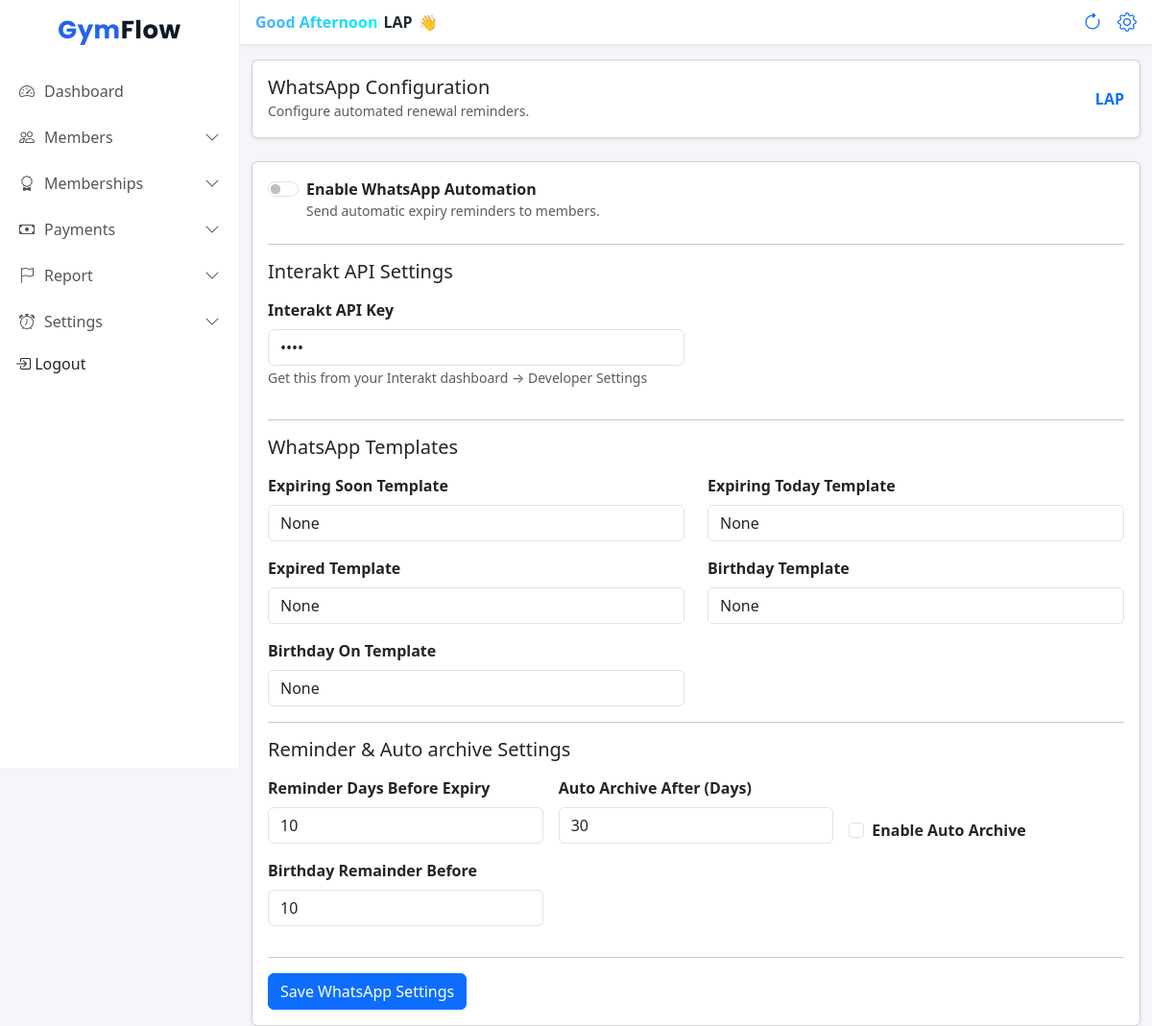
Page /whatsapp_conf/ (signed in) on the committed database.
### accounts/models.py (models this page shows, shortened)
class User(AbstractUser):
    ROLE_CHOICES = (
        ('ADMIN', 'Owner'),
        ('TRAINER', 'Trainer'),
    )
    gym = models.ForeignKey(Gym, on_delete=models.CASCADE, null=True, blank=True)
    role = models.CharField(max_length=10, choices=ROLE_CHOICES, default='TRAINER')
    phone = models.CharField(max_length=15, blank=True, null=True)
    branch = models.ForeignKey(Branch, on_delete=models.SET_NULL, null=True, blank=True)

### frontend/models.py (models this page shows, shortened)
class Gym(models.Model):
    PLEAN_CHOICES =(
        ("single" , "Single Branch"),
        ("multi" , "Multi Branch")
    )
    Subscripation_CHOICES = (
        ("basic" , "Basic"),
        ("pro" , "Pro")
    )
    subscription_type = models.CharField(
        max_length=20,
        choices=Subscripation_CHOICES,
        default="basic"
    )
    plan_type = models.CharField(choices=PLEAN_CHOICES,default="single" , null=True , blank=True , max_length=10)
    name = models.CharField(max_length=100)
    phone = models.CharField(max_length=15)
    address = models.TextField(blank=True)
    created_at = models.DateTimeField(auto_now_add=True)
    admission_start_number = models.IntegerField(default=1)
    interakt_enabled = models.BooleanField(default=False)
    interakt_api_key = models.CharField(max_length=255, blank=True, null=True)
    wa_template_expiring_soon = models.CharField(max_length=100, blank=True, null=True)
    wa_template_expires_today = models.CharField(max_length=100, blank=True, null=True)
    wa_template_expired = models.CharField(max_length=100, blank=True, null=True)
    wa_template_birthday = models.CharField(max_length=100, blank=True, null=True)
    birthday_reminder_days_before = models.PositiveIntegerField(default=10)
    wa_template_birthday_today = models.CharField(max_length=100, blank=True, null=True)
    Auto_archive_In = models.PositiveIntegerField(default=30)
    Auto_archive_enable=models.BooleanField(default=False)
    expiry_reminder_days_before = models.PositiveIntegerField(default=3)

### frontend/views.py (the view, shortened to what this page needs)
# urls.py: path("whatsapp_conf/",whatsapp_conf,name="whatsapp_conf"),
@login_required
@owner_or_trainer
def whatsapp_conf(request):
    gym = request.user.gym
    context = {
        "gym": gym
    }
    return render(request, "Whatsapp_conf.html", context)

### frontend/templates/Whatsapp_conf.html (shortened to what this page needs)
{% extends 'base.html' %}
{% block content %}
<div class="container-fluid">
    <div class="card shadow-sm mb-4 mt-3">
        <div class="card-body d-flex justify-content-between align-items-center">
            <div>
                <h5 class="mb-0">WhatsApp Configuration</h5>
                <small class="text-muted">Configure automated renewal reminders.</small>
            </div>
            <span class="fw-semibold text-primary">
                {{ request.user.gym.name }}
            </span>
        </div>
    </div>
    {% if request.user.gym.subscription_type == "pro" %}
    <div class="card shadow-sm">
        <div class="card-body">
            <form method="POST">
                <div class="form-check form-switch mb-4">
                    <input class="form-check-input"
                           type="checkbox"
                           name="interakt_enabled"
                           id="interakt_enabled"
                           {% if gym.interakt_enabled %}checked{% endif %}>
                    <label class="form-check-label fw-semibold" for="interakt_enabled">
                        Enable WhatsApp Automation
                    </label>
                    <div class="text-muted small">
                        Send automatic expiry reminders to members.
                    </div>
                </div>
                <hr>
                <h5 class="mb-3">Interakt API Settings</h5>
                <div class="row">
                    <div class="col-md-6 mb-3">
                        <label class="form-label fw-semibold">
                            Interakt API Key
                        </label>
                        <input type="password"
                               name="interakt_api_key"
                               class="form-control"
                               placeholder="Enter your Interakt API key"
                               value="{{ gym.interakt_api_key }}">
                        <small class="text-muted">
                            Get this from your Interakt dashboard → Developer Settings
                        </small>
                    </div>
                </div>
                <hr>
                <h5 class="mb-3">WhatsApp Templates</h5>
                <div class="row">
                    <div class="col-md-6 mb-3">
                        <label class="form-label fw-semibold">
                            Expiring Soon Template
                        </label>
                        <input type="text"
                               name="wa_template_expiring_soon"
                               class="form-control"
                               placeholder="membership_expiring_soon"
                               value="{{ gym.wa_template_expiring_soon }}">
                    </div>
                    <div class="col-md-6 mb-3">
                        <label class="form-label fw-semibold">
                            Expiring Today Template
                        </label>
                        <input type="text"
                               name="wa_template_expires_today"
                               class="form-control"
                               placeholder="membership_expires_today"
                               value="{{ gym.wa_template_expires_today }}">
                    </div>
                    <div class="col-md-6 mb-3">
                        <label class="form-label fw-semibold">
                            Expired Template
                        </label>
                        <input type="text"
                               name="wa_template_expired"
                               class="form-control"
                               placeholder="membership_expired"
                               value="{{ gym.wa_template_expired }}">
                    </div>
                    <div class="col-md-6 mb-3">
                        <label class="form-label fw-semibold">
                            Birthday Template
                        </label>
                        <input type="text"
                               name="wa_template_birthday"
                               class="form-control"
                               placeholder="membership_expired"
                               value="{{ gym.wa_template_birthday }}">
                    </div>
                    <div class="col-md-6">
                        <label class="form-label fw-semibold">
                            Birthday On Template
                        </label>
                        <input type="text"
                               name="wa_template_birthday_today"
                               class="form-control"
                               value="{{ gym.wa_template_birthday_today }}">
                    </div>
                </div>
                <hr>
                <h5 class="mb-3">Reminder & Auto archive Settings</h5>
                <div class="row g-3">
                    <div class="col-md-4">
                        <label class="form-label fw-semibold">
                            Reminder Days Before Expiry
                        </label>
                        <input type="number"
                               name="expiry_reminder_days_before"
                               class="form-control"
                               value="{{ gym.expiry_reminder_days_before|default:7 }}">
                    </div>
                    <div class="col-md-4">
                        <label class="form-label fw-semibold">
                            Auto Archive After (Days)
                        </label>
                        <input type="number"
                               name="Auto_archive_In"
                               class="form-control"
                               value="{{ gym.Auto_archive_In|default:30 }}">
                    </div>
                    <div class="col-md-4 d-flex align-items-end">
                        <div class="form-check mt-2">
                            <input class="form-check-input"
                                   type="checkbox"
                                   name="Auto_archive_enable"
                                   id="Auto_archive_enable"
                                   {% if gym.Auto_archive_enable %}checked{% endif %}>
                            <label class="form-check-label fw-semibold" for="Auto_archive_enable">
                                Enable Auto Archive
                            </label>
                        </div>
                    </div>
                    <div class="col-md-4 mb-3">
                        <label class="form-label fw-semibold">
                            Birthday Remainder Before
                        </label>
                        <input type="number"
                               name="birthday_reminder_days_before"
                               class="form-control"
                               placeholder="membership_expired"
                               value="{{ gym.birthday_reminder_days_before }}">
                    </div>
                </div>
                <hr>
                <button class="btn btn-primary">
                    Save WhatsApp Settings
                </button>
            </form>
        </div>
    </div>
    {% endif %}
</div>
{% endblock %}

### frontend/templates/base.html (shortened to what this page needs)
{% load static %}
<!DOCTYPE html>
<html lang="en">
<head>
    <link href="https://cdn.jsdelivr.net/npm/bootstrap@5.3.3/dist/css/bootstrap.min.css" rel="stylesheet">
    <link href="https://cdn.jsdelivr.net/npm/bootstrap-icons/font/bootstrap-icons.css" rel="stylesheet">
    <link rel="stylesheet" href="{% static 'css/dashboard.css' %}">
</head>
<body>
    <div class="sidebar" id="sidebar">
        <h4 class="brand-logo text-center py-3">
            Gym<span>Flow</span>
        </h4>
        <a class="" href="{% url 'dashboard' %}">
            <i class="bi bi-speedometer2"></i> Dashboard
        </a>
        <a href="javascript:void(0)" class="menu-toggle">
            <i class="bi bi-people"></i> Members
            <i class="bi bi-chevron-down ms-auto"></i>
        </a>
        <a href="javascript:void(0)" class="menu-toggle">
            <i class="bi bi-award"></i> Memberships
            <i class="bi bi-chevron-down ms-auto"></i>
        </a>
        <a href="javascript:void(0)" class="menu-toggle">
            <i class="bi bi-cash"></i> Payments
            <i class="bi bi-chevron-down ms-auto"></i>
        </a>
        <a href="javascript:void(0)" class="menu-toggle">
            <i class="bi bi-flag"></i> Report
            <i class="bi bi-chevron-down ms-auto"></i>
        </a>
        {% if request.user.role == "ADMIN" %}
        <a href="javascript:void(0)" class="menu-toggle">
            <i class="bi bi-alarm"></i> Settings
            <i class="bi bi-chevron-down ms-auto"></i>
        </a>
        {% endif %}
        <form method="post" action="{% url 'logout' %}" class="d-inline">
            <button type="submit" class="dropdown-item px-3 mt-2">
                <i class="bi bi-box-arrow-in-right"></i> Logout
            </button>
        </form>
    </div>
    <div class="content">
        <nav class="navbar bg-white shadow-sm px-3">
            <div class="d-flex align-items-center gap-2">
                <div class="welcome-text">
                    <span class="greeting">Welcome Back</span>
                    <span class="username">{{ request.user.username }}</span>
                    <span class="wave">👋</span>
                </div>
            </div>
            <div class="d-flex align-items-center">
                <a href="" class="px-3 fs-5" hreflang="Page Refresh"><i class="bi bi-arrow-clockwise"></i></a>
                <a href="{% url 'gym_profile' %}" class="fs-5" hreflang="Profile Setting"><i class="bi bi-gear"></i></a>
            </div>
        </nav>
        {% block content %}
        {% endblock %}
</body>
</html>

### frontend/static/css/dashboard.css (style rules this page uses)
body { background-color: #f5f7fb; overflow-x: hidden; }
.sidebar { width: 250px; min-height: 100vh; background: #ffffff; border-right: 1px solid #eee; position: fixed; top: 0; left: 0; transform: translateX(-100%); transition: transform 0.3s ease; z-index: 1050; }
.sidebar h4 { font-weight: 700; }
.sidebar a { color: #555; text-decoration: none; padding: 12px 20px; display: flex; align-items: center; font-weight: 500; gap: 10px; }
.content { margin-left: 0; transition: margin-left 0.3s ease; width: 100%; }
@media (min-width: 992px) { .sidebar { transform: translateX(0); } }
@media (min-width: 992px) { .content { margin-left: 250px; width: calc(100% - 250px); } }
.menu-toggle { cursor: pointer; }
.menu-toggle i.bi-chevron-down { transition: transform 0.3s; }

### frontend/templates/base.html (style rules this page uses)
.brand-logo { font-family: 'Poppins', sans-serif; font-weight: 700; font-size: 26px; letter-spacing: 0.5px; color: #2563eb; }
.brand-logo span { color: #111827; }
body { background: #f4f6fb; }
.welcome-text { display: flex; align-items: center; gap: 6px; font-weight: 600; }
.greeting { font-size: 16px; background: linear-gradient(90deg, #4facfe, #00f2fe); -webkit-background-clip: text; -webkit-text-fill-color: transparent; }
.username { font-size: 16px; color: #1f2937; }
.wave { display: inline-block; animation: waveAnim 1.8s infinite; transform-origin: 70% 70%; }

### rows in the picture
User: user.username "LAP", user.gym.name "LAP"
Gym: wa_template_expiring_soon "None", wa_template_expires_today "None", wa_template_expired "None", wa_template_birthday "None", wa_template_birthday_today "None", expiry_reminder_days_before "10", Auto_archive_In "30", birthday_reminder_days_before "10"
